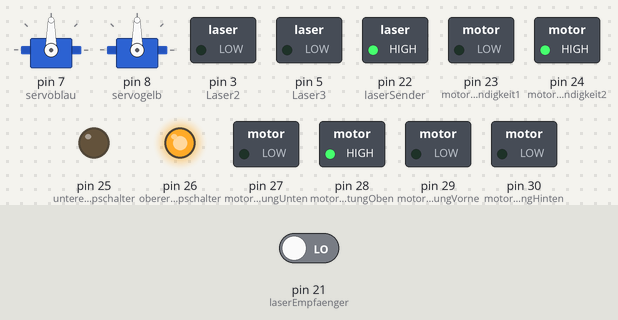
This sketch was run on a simulated Arduino Mega 2560, built with avr-gcc and run on an emulated ATmega2560. On the bench: 2 × servo, switched loads named in the sketch (green lamp = pin HIGH), output pins drawn as LEDs (lit = HIGH). The inputs (shaded band) are chosen by the test bench; at power-on: pin 21 (laserEmpfaenger) LOW. What the sketch prints to the serial monitor is not drawn. At 0.0 s the program stops and its outputs stay as they are.

Above: at 0.1 s.
Timing chart, 0 to 1.5 s (numbered marks = the images above):
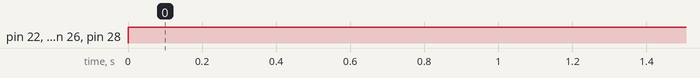

Measured:
- by itself, pin 22 (laserSender), pin 24 (motorgeschwindigkeit2), pin 26 (obererKippschalter), pin 28 (motorObenRichtungOben): LOW → HIGH at 0.00 s

The sketch:

Finales_Programm.ino
```cpp
//hier werden die Variablen deklariert
int laserEmpfaenger = 21;
int laserSender = 22;
int motorgeschwindigkeit1 = 23;
int motorgeschwindigkeit2 = 24;
int untererKippschalter = 25;
int obererKippschalter = 26;
int motorObenRichtungUnten = 27;
int motorObenRichtungOben = 28;
int motorUntenRichtungVorne = 29;
int motorUntenRichtungHinten = 30;
boolean WertOben;
boolean WertUnten;
int Laser1 = 1;
int Detector1 = 2;
int Laser2 = 3;
int Detector2 = 4;
int Laser3 = 5;
int Detector3 = 6;
int g;
int m;
int k;
boolean kugelgros;
boolean kugelmittel;
boolean kugelklein;
char kugelgroese;
#include <Servo.h>
Servo servoblau;
Servo servogelb;
unsigned long previousMillis = 0;
const long intervall = 2000;
int tasterG = 9;
int tasterstatusG = 0;
int tasterM = 10;
int tasterstatusM = 0;
int tasterK = 11;
int tasterstatusK = 0;

//Setup aktiviert Ports
void setup() {
  Serial.begin (9600);
  pinMode(laserSender, OUTPUT);
  pinMode(laserEmpfaenger, INPUT);
  pinMode(motorgeschwindigkeit1, OUTPUT);
  pinMode(motorgeschwindigkeit2, OUTPUT);
  pinMode(motorObenRichtungUnten, OUTPUT);
  pinMode(motorObenRichtungOben, OUTPUT);
  pinMode(motorUntenRichtungVorne, OUTPUT);
  pinMode(motorUntenRichtungHinten, OUTPUT);
  pinMode(untererKippschalter, OUTPUT);
  pinMode(obererKippschalter, OUTPUT);
  pinMode(Laser1, OUTPUT);
  pinMode(Detector1, INPUT);
  pinMode(Laser2, OUTPUT);
  pinMode(Detector2, INPUT);
  pinMode(Laser3, OUTPUT);
  pinMode(Detector3, INPUT);
  servoblau.attach(7);
  servogelb.attach(8);
  pinMode(tasterG, INPUT);
  pinMode(tasterM, INPUT);
  pinMode(tasterK, INPUT);
}


//einzele Programmteile und Unterprogramme laufen ab
void loop() {
  laserScanner();
  aufzugFahrt();
  groesenScanner();
}


//ab hier Unterprogramme

void groesenScanner() {

  tasterstatusG = digitalRead(tasterG);
  tasterstatusM = digitalRead(tasterM); //Die Tasterzustände werden abgefragt
  tasterstatusK = digitalRead(tasterK);

  if (tasterstatusG == HIGH) { // Wenn der Taster für die großen Kugeln gedrückt ist und die Größe der gemessenen Kugel auch groß ist, wird die Schranke geöffnet und der Trenner leitet die Kugel zur nächsten Maschine

    if (kugelgroese == g) {
      servogelbweiter;
      servoblauauf;
      servoblauzu;
    } else {
      servogelbraus;    //Wenn nicht, wird die Kugel ins Auffangbecken geleitet
      servoblauauf;
      servoblauzu;
    }

  }

  if (tasterstatusM == HIGH) { // Wenn der Taster für die mittleren Kugeln gedrückt ist und die Größe der gemessenen Kugel auch mittel ist, wird die Schranke geöffnet und der Trenner leitet die Kugel zur nächsten Maschine

    if (kugelgroese == m) {
      servogelbweiter;
      servoblauauf;
      servoblauzu;
    } else {
      servogelbraus;  //Wenn nicht, wird die Kugel ins Auffangbecken geleitet
      servoblauauf;
      servoblauzu;
    }
  }
}

void laserScanner() {
  digitalWrite(laserSender, HIGH); //Scanner wird aktiveiert
  boolean val = digitalRead(laserEmpfaenger); //Wert des Scanners wird ausgelesen
  Serial.println(val); //Wert wird in "val" abgespeichert


  while (val == 1) { //solange val den Wert 1  annimmt(Laser wird nicht blockiert), fährt der Schieber weiter
    digitalWrite(motorUntenRichtungVorne, HIGH); //-->Richtung
    digitalWrite(motorUntenRichtungHinten, LOW); //-->Richtung
    analogWrite(motorgeschwindigkeit1, 200); //--> Geschwindigkeit
  }
  digitalWrite(motorUntenRichtungVorne, LOW); //Motor stoppt
  digitalWrite(motorUntenRichtungHinten, LOW); //Motor stoppt

  //aufzugFahrt; //Aufzug fährt mit Kugel nach oben, läd sie aus und kehrt wieder an seine Anfangsposition

}

void aufzugFahrt() {

  digitalWrite(obererKippschalter, HIGH); //oberer Kippschalter wird aktiveiert
  WertOben = digitalRead(obererKippschalter); //Wert des Schalters wird ausgelesen
  Serial.println(WertOben); //Wert wird in "WertOben" abgespeichert

  while (WertOben == 1) { //solange WertOben den Wert 1  annimmt(Schalter offen ist), fährt der Aufzug weiter nach oben
    digitalWrite(motorObenRichtungOben, HIGH); //-->Richtung
    digitalWrite(motorObenRichtungUnten, LOW); //-->Richtung
    analogWrite(motorgeschwindigkeit2, 200); //--> Geschwindigkeit
  }
  digitalWrite(motorObenRichtungOben, LOW); //Motor stoppt
  digitalWrite(motorObenRichtungUnten, LOW); //Motor stoppt

  digitalWrite(untererKippschalter, HIGH); //unterer Kippschalter wird aktiveiert
  WertOben = digitalRead(untererKippschalter); //Wert des Schalters wird ausgelesen
  Serial.println(WertUnten); //Wert wird in "WertUnten" abgespeichert

  while (WertUnten == 1) { //solange WertUnten den Wert 1  annimmt(Schalter offen ist), fährt der Aufzug weiter nach unten
    digitalWrite(motorObenRichtungOben, LOW); //-->Richtung
    digitalWrite(motorObenRichtungUnten, HIGH); //-->Richtung
    analogWrite(motorgeschwindigkeit2, 200); //--> Geschwindigkeit
  }
  digitalWrite(motorObenRichtungOben, LOW); //Motor stoppt
  digitalWrite(motorObenRichtungUnten, LOW); //Motor stoppt

  //laserScanner; //nächste Kugel wird in den Aufzug gegeben
}
int IstKugelgros () { //hier wird gemessen, ob die Kugel groß ist

  digitalWrite(Laser1, HIGH); //Laser1 misst, ob sich dort eib Objekt befindet
  boolean val1 = digitalRead(Detector1);
  if (val1 == 0) { //befindet sich dort ein Objekt, wird der Wert val1 = 0 gesetzt, ist dieser Null wird kugelgros = true gesetzt, weil die Kugel groß ist
    kugelgros = true;
  } else {
    kugelgros = false; // Wenn die Lichtschranke nicht durchbrochen wird, wird kugelgros = false gesetzt
  }
  return kugelgros; //kugelgros wird zurückgegeben

}


int IstKugelmittel () {
  digitalWrite(Laser2, HIGH); //Laser2 misst, ob sich dort eib Objekt befindet
  boolean val2 = digitalRead(Detector2);
  if (val2 == 0) { //befindet sich dort ein Objekt, wird der Wert val2 = 0 gesetzt, ist dieser Null wird kugelklein = true gesetzt, weil die Kugel mittel ist
    kugelmittel = true;
  } else {
    kugelmittel = false;  // Wenn die Lichtschranke nicht durchbrochen wird, wird kugelmittel = false gesetzt
  }
  return kugelmittel; //kugelmittel wird zurückgegeben

}


int IstKugelklein () {
  digitalWrite(Laser3, HIGH); //Laser3 misst, ob sich dort eib Objekt befindet
  boolean val3 = digitalRead(Detector3);
  if (val3 == 0) { //befindet sich dort ein Objekt, wird der Wert val3 = 0 gesetzt, ist dieser Null wird kugelklein = true gesetzt, weil die Kugel klein ist
    kugelklein = true;
  } else {
    kugelklein = false; // Wenn die Lichtschranke nicht durchbrochen wird, wird kugelklein = false gesetzt
  }
  return kugelklein;  //kugelklein wird zurückgegeben

}


int sogrosistdieKugel () {  //Hier wird nun die Variabel kugelgroese deklariert
  if (kugelgros == true && kugelmittel == true && kugelklein == true) {
    kugelgroese = g;  //mit g (für Groß), falls alle Lichtschranken unterbrochen werden
  }

  if (kugelgros == false && kugelmittel == true && kugelklein == true) {
    kugelgroese = m;  //mit m (für Mittel), falls nur die zwei unteren Lichtschranken unterbrochen werden
  }

  if (kugelgros == false && kugelmittel == false && kugelklein == true) {
    kugelgroese = k;  //mit k (für Klein), falls nur die unterste Lichtschranke unterbrochen wird
  }
  return kugelgroese; //die Variable kugelgroese wird zurückgegeben

}


int servoblauauf() { //Ein Servomotor dreht sich auf 180°

  servoblau.write(180);

}


int servoblauzu() { //Ein Servomotor dreht sich auf 0°

  servoblau.write(0);

}


int servogelbweiter() { //Ein Servomotor dreht sich auf 20°

  servogelb.write(20);

}


int servogelbraus() { //Ein Servomotor dreht sich auf 45°

  servogelb.write(45);

}
```
